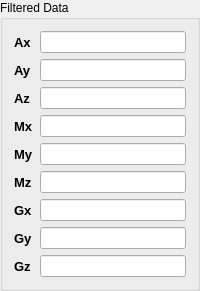
            <widget class="QGroupBox" name="sensorBiases_groupBox_4">
             <property name="minimumSize">
              <size>
               <width>0</width>
               <height>0</height>
              </size>
             </property>
             <property name="maximumSize">
              <size>
               <width>16777215</width>
               <height>16777215</height>
              </size>
             </property>
             <property name="title">
              <string>Filtered Data</string>
             </property>
             <layout class="QGridLayout" name="gridLayout_13">
              <item row="0" column="0">
               <layout class="QGridLayout" name="gridLayout_12">
                <item row="0" column="0">
                 <widget class="QLabel" name="label_20">
                  <property name="minimumSize">
                   <size>
                    <width>0</width>
                    <height>0</height>
                   </size>
                  </property>
                  <property name="maximumSize">
                   <size>
                    <width>16777215</width>
                    <height>16777215</height>
                   </size>
                  </property>
                  <property name="font">
                   <font>
                    <pointsize>10</pointsize>
                    <weight>75</weight>
                    <bold>true</bold>
                   </font>
                  </property>
                  <property name="text">
                   <string>Ax</string>
                  </property>
                 </widget>
                </item>
                <item row="0" column="1">
                 <widget class="QLineEdit" name="m_Axf"/>
                </item>
                <item row="1" column="0">
                 <widget class="QLabel" name="label_61">
                  <property name="minimumSize">
                   <size>
                    <width>0</width>
                    <height>0</height>
                   </size>
                  </property>
                  <property name="maximumSize">
                   <size>
                    <width>16777215</width>
                    <height>16777215</height>
                   </size>
                  </property>
                  <property name="font">
                   <font>
                    <pointsize>10</pointsize>
                    <weight>75</weight>
                    <bold>true</bold>
                   </font>
                  </property>
                  <property name="text">
                   <string>Ay</string>
                  </property>
                 </widget>
                </item>
                <item row="1" column="1">
                 <widget class="QLineEdit" name="m_Ayf"/>
                </item>
                <item row="2" column="0">
                 <widget class="QLabel" name="label_63">
                  <property name="minimumSize">
                   <size>
                    <width>0</width>
                    <height>0</height>
                   </size>
                  </property>
                  <property name="maximumSize">
                   <size>
                    <width>16777215</width>
                    <height>16777215</height>
                   </size>
                  </property>
                  <property name="font">
                   <font>
                    <pointsize>10</pointsize>
                    <weight>75</weight>
                    <bold>true</bold>
                   </font>
                  </property>
                  <property name="text">
                   <string>Az</string>
                  </property>
                 </widget>
                </item>
                <item row="2" column="1">
                 <widget class="QLineEdit" name="m_Azf"/>
                </item>
                <item row="3" column="0">
                 <widget class="QLabel" name="label_66">
                  <property name="minimumSize">
                   <size>
                    <width>0</width>
                    <height>0</height>
                   </size>
                  </property>
                  <property name="maximumSize">
                   <size>
                    <width>16777215</width>
                    <height>16777215</height>
                   </size>
                  </property>
                  <property name="font">
                   <font>
                    <pointsize>10</pointsize>
                    <weight>75</weight>
                    <bold>true</bold>
                   </font>
                  </property>
                  <property name="text">
                   <string>Mx</string>
                  </property>
                 </widget>
                </item>
                <item row="3" column="1">
                 <widget class="QLineEdit" name="m_Mxf"/>
                </item>
                <item row="4" column="0">
                 <widget class="QLabel" name="label_67">
                  <property name="minimumSize">
                   <size>
                    <width>0</width>
                    <height>0</height>
                   </size>
                  </property>
                  <property name="maximumSize">
                   <size>
                    <width>16777215</width>
                    <height>16777215</height>
                   </size>
                  </property>
                  <property name="font">
                   <font>
                    <pointsize>10</pointsize>
                    <weight>75</weight>
                    <bold>true</bold>
                   </font>
                  </property>
                  <property name="text">
                   <string>My</string>
                  </property>
                 </widget>
                </item>
                <item row="4" column="1">
                 <widget class="QLineEdit" name="m_Myf"/>
                </item>
                <item row="5" column="0">
                 <widget class="QLabel" name="label_65">
                  <property name="minimumSize">
                   <size>
                    <width>0</width>
                    <height>0</height>
                   </size>
                  </property>
                  <property name="maximumSize">
                   <size>
                    <width>16777215</width>
                    <height>16777215</height>
                   </size>
                  </property>
                  <property name="font">
                   <font>
                    <pointsize>10</pointsize>
                    <weight>75</weight>
                    <bold>true</bold>
                   </font>
                  </property>
                  <property name="text">
                   <string>Mz</string>
                  </property>
                 </widget>
                </item>
                <item row="5" column="1">
                 <widget class="QLineEdit" name="m_Mzf"/>
                </item>
                <item row="6" column="0">
                 <widget class="QLabel" name="label_25">
                  <property name="minimumSize">
                   <size>
                    <width>0</width>
                    <height>0</height>
                   </size>
                  </property>
                  <property name="maximumSize">
                   <size>
                    <width>16777215</width>
                    <height>16777215</height>
                   </size>
                  </property>
                  <property name="font">
                   <font>
                    <pointsize>10</pointsize>
                    <weight>75</weight>
                    <bold>true</bold>
                   </font>
                  </property>
                  <property name="text">
                   <string>Gx</string>
                  </property>
                 </widget>
                </item>
                <item row="6" column="1">
                 <widget class="QLineEdit" name="m_Gxf"/>
                </item>
                <item row="7" column="0">
                 <widget class="QLabel" name="label_62">
                  <property name="minimumSize">
                   <size>
                    <width>0</width>
                    <height>0</height>
                   </size>
                  </property>
                  <property name="maximumSize">
                   <size>
                    <width>16777215</width>
                    <height>16777215</height>
                   </size>
                  </property>
                  <property name="font">
                   <font>
                    <pointsize>10</pointsize>
                    <weight>75</weight>
                    <bold>true</bold>
                   </font>
                  </property>
                  <property name="text">
                   <string>Gy</string>
                  </property>
                 </widget>
                </item>
                <item row="7" column="1">
                 <widget class="QLineEdit" name="m_Gyf"/>
                </item>
                <item row="8" column="0">
                 <widget class="QLabel" name="label_64">
                  <property name="minimumSize">
                   <size>
                    <width>0</width>
                    <height>0</height>
                   </size>
                  </property>
                  <property name="maximumSize">
                   <size>
                    <width>16777215</width>
                    <height>16777215</height>
                   </size>
                  </property>
                  <property name="font">
                   <font>
                    <pointsize>10</pointsize>
                    <weight>75</weight>
                    <bold>true</bold>
                   </font>
                  </property>
                  <property name="text">
                   <string>Gz</string>
                  </property>
                 </widget>
                </item>
                <item row="8" column="1">
                 <widget class="QLineEdit" name="m_Gzf"/>
                </item>
               </layout>
              </item>
             </layout>
            </widget>
